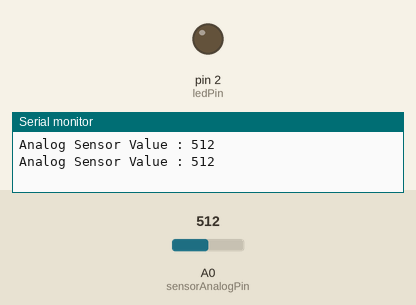
A sketch run on a simulated Arduino Uno, built with avr-gcc and run on an emulated ATmega328P. Shown: output pins drawn as LEDs (lit = HIGH), the last lines printed to the serial monitor. The test bench sets the inputs (shaded band); at power-on: A0 (sensorAnalogPin) = 512.

Above: at 1.8 s.
1.9 s: A0 (sensorAnalogPin) set to 558
3.4 s: A0 (sensorAnalogPin) set to 588
At 4.4 s:
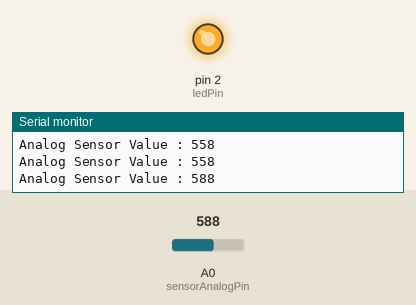
5.5 s: A0 (sensorAnalogPin) set to 560
At 7.1 s:
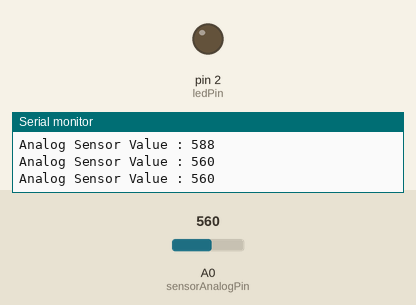
7.5 s: A0 (sensorAnalogPin) set to 580
At 8.7 s:
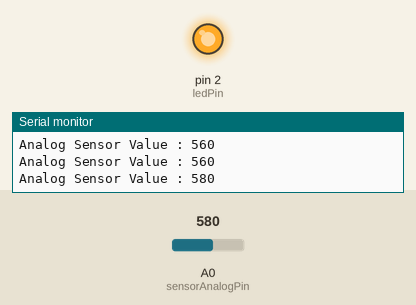
Timing chart, 0 to 10.5 s (numbered marks = the images above; inputs shaded):
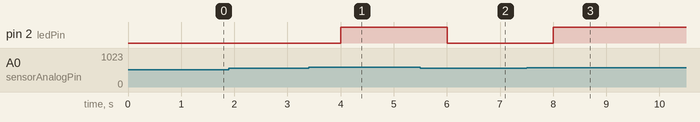

The sketch:

My_Snippets-Gas_Sensor_MQ135.ino
```cpp
#define ledPin 2
#define sensorAnalogPin 14

int sensorValueAnalog;

void setup() {
  Serial.begin(9600);
  pinMode(ledPin, OUTPUT);
}

void loop() {
  sensorValueAnalog = analogRead(sensorAnalogPin);

  if(sensorValueAnalog > 570) {
      digitalWrite(ledPin, 1);
  }
  else {
    digitalWrite(ledPin, 0);
  }

  Serial.print("Analog Sensor Value : "); Serial.println(sensorValueAnalog, DEC);

  delay(1000);
}
```

Measured:
- the behaviour switches between 570 and 571 on A0 (sensorAnalogPin) (found by bisection; images 0 and 1)
- after the input at 3.4 s, pin 2 (ledPin): LOW → HIGH after 0.60 s
- after the input at 5.5 s, pin 2 (ledPin): HIGH → LOW after 0.50 s
- after the input at 7.5 s, pin 2 (ledPin): LOW → HIGH after 0.50 s
